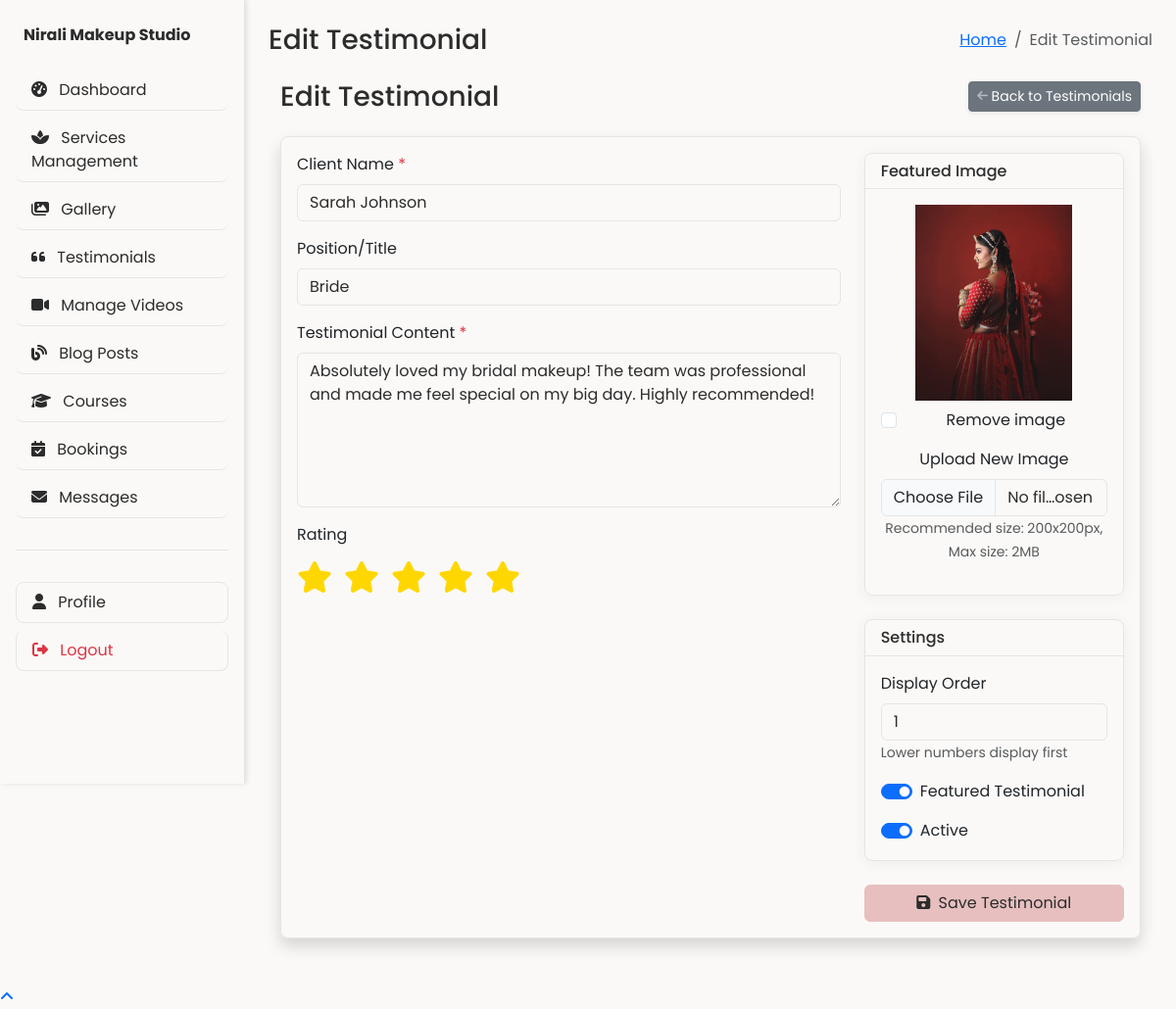
The app's page /admin/testimonial-form.php?id=1 (signed in) with its own data.
### tables this page shows
CREATE TABLE `testimonials` (
  `id` int(11) NOT NULL,
  `client_name` varchar(100) NOT NULL,
  `client_image` varchar(255) DEFAULT NULL,
  `position` varchar(100) DEFAULT NULL,
  `content` text NOT NULL,
  `rating` tinyint(1) DEFAULT 5,
  `is_featured` tinyint(1) DEFAULT 0,
  `display_order` int(11) DEFAULT 0,
  `status` tinyint(1) DEFAULT 1,
  `created_at` timestamp NOT NULL DEFAULT current_timestamp()
);

### admin/testimonial-form.php (the view, shortened to what this page needs)
<?php
require_once __DIR__ . '/../includes/config.php';
try {
    $pdo = getDBConnection();
} catch (Exception $e) {
    error_log("Database connection error: " . $e->getMessage());
    die("Error: Could not connect to the database. Please try again later.");
}
$testimonial = [
    'id' => '',
    'client_name' => '',
    'client_image' => '',
    'position' => '',
    'content' => '',
    'rating' => 5,
    'is_featured' => 0,
    'display_order' => 0,
    'status' => 1
];
if (isset($_GET['id']) && is_numeric($_GET['id'])) {
    $testimonial_id = (int)$_GET['id'];
    $page_title = 'Edit Testimonial';
    try {
        $stmt = $pdo->prepare("SELECT * FROM testimonials WHERE id = ?");
        $stmt->execute([$testimonial_id]);
        $testimonial_data = $stmt->fetch(PDO::FETCH_ASSOC);
        if ($testimonial_data) {
            $testimonial = array_merge($testimonial, $testimonial_data);
        } else {
            $_SESSION['error'] = 'Testimonial not found!';
            header('Location: testimonials.php');
            exit();
        }
    } catch (PDOException $e) {
        $_SESSION['error'] = 'Error fetching testimonial: ' . $e->getMessage();
        header('Location: testimonials.php');
        exit();
    }
}
require_once 'includes/header.php';
?>
<div class="container-fluid">
    <div class="d-sm-flex align-items-center justify-content-between mb-4">
        <h1 class="h3 mb-0 text-gray-800"><?php echo $page_title; ?></h1>
        <a href="testimonials.php" class="d-none d-sm-inline-block btn btn-sm btn-secondary shadow-sm">
            <i class="fas fa-arrow-left fa-sm text-white-50"></i> Back to Testimonials
        </a>
    </div>
    <div class="card shadow mb-4">
        <div class="card-body">
            <form method="POST" action="" enctype="multipart/form-data">
                <div class="row">
                    <div class="col-md-8">
                        <div class="mb-3">
                            <label for="client_name" class="form-label">Client Name <span class="text-danger">*</span></label>
                            <input type="text" class="form-control" id="client_name" name="client_name"
                                   value="<?php echo htmlspecialchars($testimonial['client_name']); ?>" required>
                        </div>
                        <div class="mb-3">
                            <label for="position" class="form-label">Position/Title</label>
                            <input type="text" class="form-control" id="position" name="position"
                                   value="<?php echo htmlspecialchars($testimonial['position']); ?>">
                        </div>
                        <div class="mb-3">
                            <label for="content" class="form-label">Testimonial Content <span class="text-danger">*</span></label>
                            <textarea class="form-control" id="content" name="content" rows="6" required><?php echo htmlspecialchars($testimonial['content']); ?></textarea>
                        </div>
                        <div class="mb-3">
                            <label class="form-label">Rating</label>
                            <div class="rating">
                                <?php for ($i = 5; $i >= 1; $i--): ?>
                                    <label for="star<?php echo $i; ?>"><i class="fas fa-star"></i></label>
                                <?php endfor; ?>
                            </div>
                        </div>
                    </div>
                    <div class="col-md-4">
                        <div class="card mb-4">
                            <div class="card-header">
                                <h6 class="mb-0">Featured Image</h6>
                            </div>
                            <div class="card-body text-center">
                                <div class="mb-3">
                                    <?php if (!empty($testimonial['client_image'])): ?>
                                        <img src="../<?php echo htmlspecialchars($testimonial['client_image']); ?>"
                                             class="img-fluid mb-2" style="max-height: 200px;" alt="Client Image">
                                        <div class="form-check mb-3">
                                            <input class="form-check-input" type="checkbox" id="remove_image" name="remove_image">
                                            <label class="form-check-label" for="remove_image">
                                                Remove image
                                            </label>
                                        </div>
                                    <?php endif; ?>
                                    <div class="mb-3">
                                        <label for="client_image" class="form-label">Upload New Image</label>
                                        <input class="form-control" type="file" id="client_image" name="client_image" accept="image/*">
                                        <small class="form-text text-muted">Recommended size: 200x200px, Max size: 2MB</small>
                                    </div>
                                </div>
                            </div>
                        </div>
                        <div class="card mb-4">
                            <div class="card-header">
                                <h6 class="mb-0">Settings</h6>
                            </div>
                            <div class="card-body">
                                <div class="mb-3">
                                    <label for="display_order" class="form-label">Display Order</label>
                                    <input type="number" class="form-control" id="display_order" name="display_order"
                                           value="<?php echo (int)$testimonial['display_order']; ?>" min="0">
                                    <small class="form-text text-muted">Lower numbers display first</small>
                                </div>
                                <div class="form-check form-switch mb-3">
                                    <input class="form-check-input" type="checkbox" id="is_featured" name="is_featured"
                                           value="1" <?php echo $testimonial['is_featured'] ? 'checked' : ''; ?>>
                                    <label class="form-check-label" for="is_featured">Featured Testimonial</label>
                                </div>
                                <div class="form-check form-switch">
                                    <input class="form-check-input" type="checkbox" id="status" name="status"
                                           value="1" <?php echo $testimonial['status'] ? 'checked' : ''; ?>>
                                    <label class="form-check-label" for="status">Active</label>
                                </div>
                            </div>
                        </div>
                        <div class="d-grid">
                            <button type="submit" class="btn btn-primary">
                                <i class="fas fa-save me-1"></i> Save Testimonial
                            </button>
                        </div>
                    </div>
                </div>
            </form>
        </div>
    </div>
</div>
<?php require_once 'includes/footer.php'; ?>

### admin/includes/header.php (style rules this page uses)
.card { border-radius: 0.5rem; overflow: hidden; }
:root { --primary-bg: #FBF9F7; --primary-text: #2C2C2C; --sidebar-width: 250px; }
body { font-family: -apple-system, BlinkMacSystemFont, 'Segoe UI', Roboto, Oxygen, Ubuntu, Cantarell, sans-serif; background-color: var(--primary-bg); color: var(--primary-text); min-height: 100vh; margin: 0; padding: 0; }
:root { --primary: #4e73df; --secondary: #858796; --success: #1cc88a; --info: #36b9cc; --warning: #f6c23e; --danger: #e74a3b; --light: #f8f9fc; --dark: #5a5c69; --instagram: #e4405f; }
body { font-family: 'Poppins', sans-serif; background-color: var(--primary-bg); color: var(--primary-text); min-height: 100vh; overflow-x: hidden; }
.card { background: var(--tertiary-bg); border: 1px solid var(--light-border); border-radius: 8px; box-shadow: var(--card-shadow); transition: all 0.3s ease; }
.card-header { background: var(--secondary-bg); border-bottom: 1px solid var(--light-border); color: var(--primary-text); font-weight: 600; }
.btn-primary { background-color: var(--primary-accent); border-color: var(--primary-accent); color: var(--primary-text); transition: all 0.3s ease; }
.form-control, .form-select { border: 1px solid var(--light-border); background-color: var(--tertiary-bg); color: var(--primary-text); }

### admin/testimonial-form.php (style rules this page uses)
.rating { display: flex; flex-direction: row-reverse; justify-content: flex-end; }
.rating > label { position: relative; width: 1.5em; font-size: 2rem; color: #ffd700; cursor: pointer; }
.rating > label::before { content: "\2605"; position: absolute; opacity: 0; }
.rating > label:hover:before, .rating > label:hover ~ label:before, .rating > input:checked ~ label:before { opacity: 1; }

### records on screen
testimonials: client_name "Sarah Johnson", position "Bride", content "Absolutely loved my bridal makeup! The team was professional and made me feel special on my big day. Highly recommended!", client_image (picture), display_order "1", is_featured "☑", status "☑"

### other values on screen
$page_title "Edit Testimonial"
